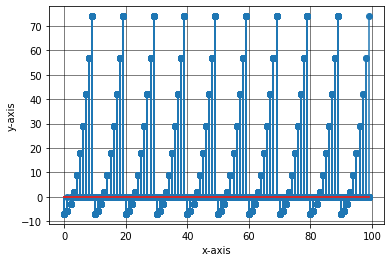

Here is the Python script that generated this plot:
import matplotlib.pyplot as mpp
import math as mt
import numpy as np

print('         Machine Problem 1 (Python):          ')
print('This is a program in which implements a piecewise function to solve for f(n)')
print('from n = 0 to n = 99 by graphing using stem()')
print('The graph f(n) is shown below:')

y = list(np.zeros(100))
n = np.linspace(0,99,100)
for i in range(0,100,1):
    x = n[i]
    while x > 10 or x == 10:
        x = x - 10
    y[i] = x**2 - 7
    
    
    mpp.stem(n,y, use_line_collection = True)

mpp.xlabel('x-axis')
mpp.ylabel('y-axis')
mpp.grid(color='k', linestyle='-', linewidth=0.5)
